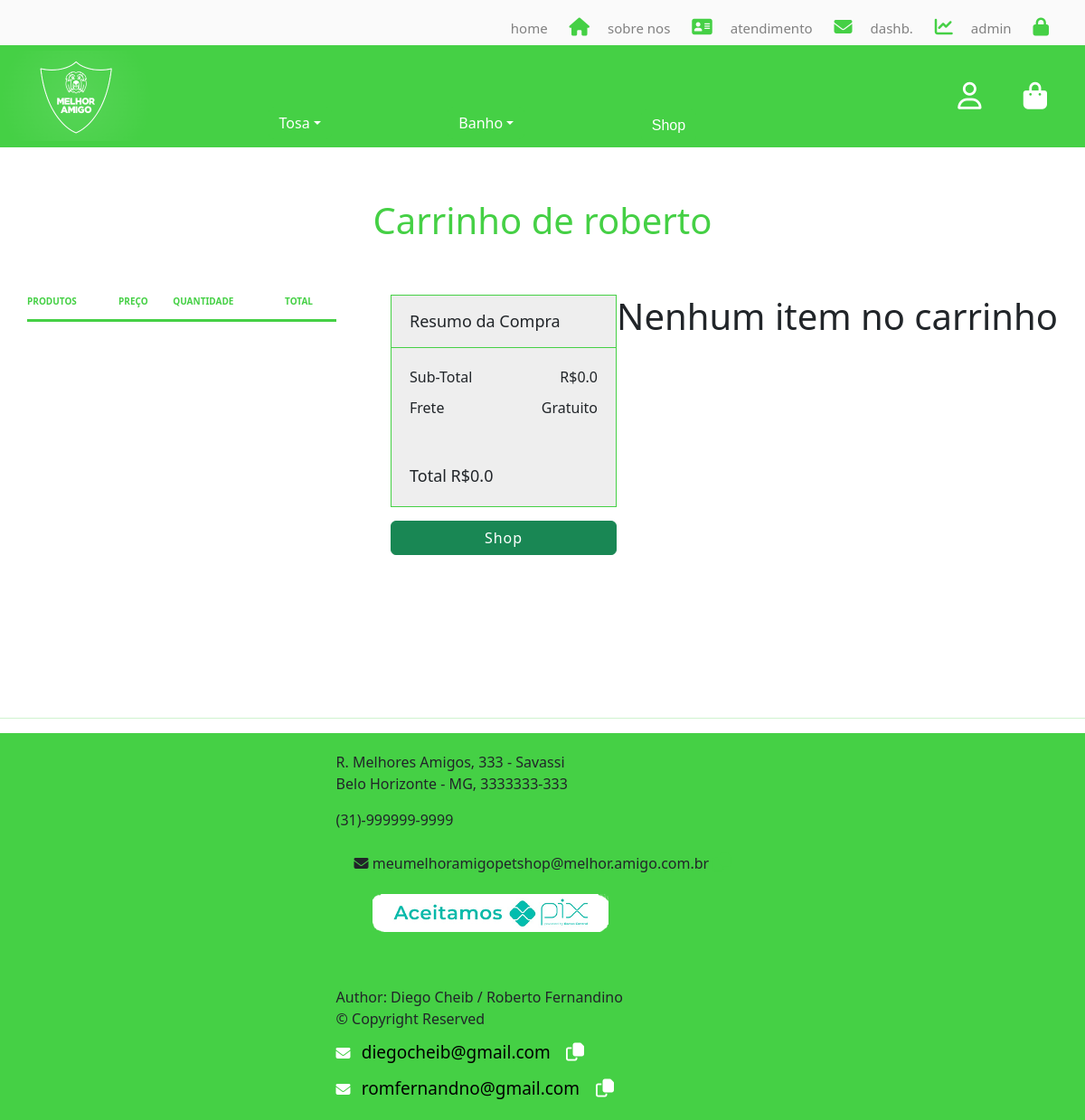
/usuarios/cart (signed in), run on an earlier commit of the app's database.
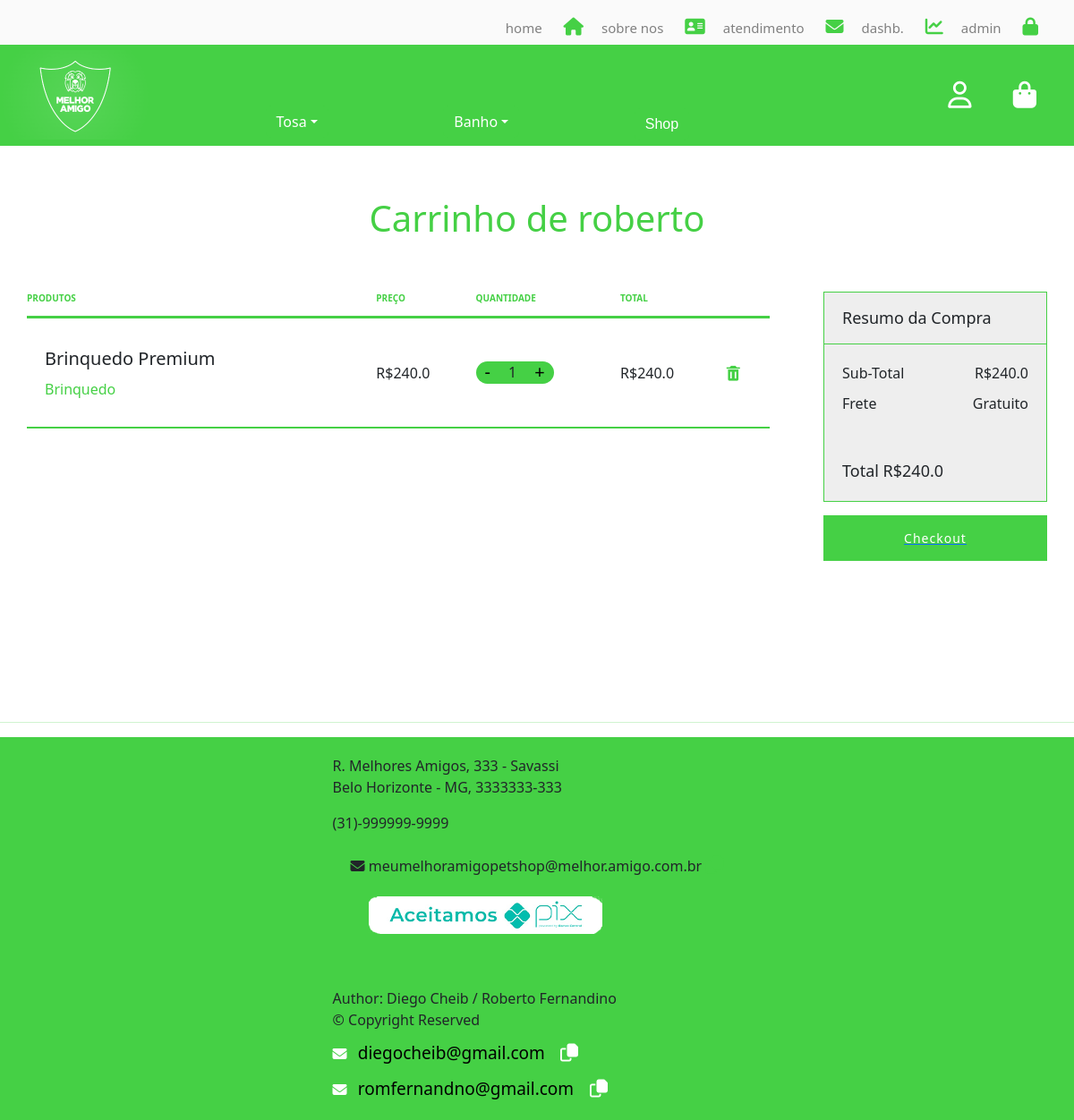
And on a later commit of the database.
### usuarios/models.py (models this page shows, shortened)
class UserCart(models.Model):
    user = models.ForeignKey(Account, on_delete=models.CASCADE)
    class Meta:
        verbose_name_plural = "Carrinho Usuario"
    def calculate_total_price(self) -> float:
        total = 0
        for item in self.items.all():
            total += item.produto.preco * item.quantidade
        return total
    def calculate_total_price_real(self) -> float:
        total = (int(self.calculate_total_price()) / 100 )
        return total

class UserCartItems(models.Model):
    cart = models.ForeignKey(
        UserCart,
        on_delete=models.CASCADE,
        related_name="items")
    produto = models.ForeignKey(Produto, on_delete=models.CASCADE)
    quantidade = models.IntegerField(default=1)
    def total_price_items(self) -> float:
        return self.produto.preco * self.quantidade / 100
    class Meta:
        verbose_name_plural = 'Items Carrinho'

### loja/models.py (models this page shows, shortened)
class Produto(models.Model):
    nome = models.CharField(max_length=50, default="Produto", unique=True)
    preco = models.IntegerField(default=0)  # cents
    category = models.ForeignKey(Category, on_delete=models.CASCADE, null=True)
    descricao = models.TextField()
    img = models.ImageField(upload_to=product_image_path)
    estoque = models.IntegerField(default=0, null=False, blank=False)
    def preco_em_real(self):
        return f"{(self.preco) / 100 }"

class Category(models.Model):
    nome = models.CharField(max_length=60, default=None, blank=False, null=False)
    def __str__(self) -> str:
        return f"{self.nome}"
    class Meta:
        verbose_name_plural = "Categorias Produtos"

### usuarios/views.py (the view)
# urls.py: path('cart', cart_view, name='carrinho'),
@login_required
def cart_view(request):
    try:
        cart, created = UserCart.objects.get_or_create(user=request.user)
        cart_items = UserCartItems.objects.filter(cart=cart)
        items = cart_items.all()
        context = {'items': items, 'cart': cart}
    except UserCart.DoesNotExist:
        items = []
        context = {'items': items, 'cart': cart}
    return render(request, 'usuarios/cart.html', context)

### usuarios/models.py (called while the page is built)
    def __str__(self):
        return f"{self.username}"

### usuarios/templates/usuarios/cart.html (shortened to what this page needs)
{% extends 'index/base.html' %}
{% block content %}
{% load static %}
{% load my_filters %}
<link rel="stylesheet" href="{% static 'usuarios/style.css' %}">
<link href='https://unpkg.com/boxicons@2.1.4/css/boxicons.min.css' rel='stylesheet'>
<div class="cart-container">
    <div class="cart-user-container">
        <h1 class="username">Carrinho de {{ request.user }}</h1>
        {% if items %}
        <div class="items">
            <section>
                <table>
                    <thead>
                        <tr>
                            <th>Produtos</th>
                            <th>Preço</th>
                            <th>Quantidade</th>
                            <th>Total</th>
                        </tr>
                        {% for item in items %}
                            {% if item.quantidade > 0 %}
                            </thead>
                                <tbody>
                                <tr>
                                    <td>
                                        <div class="product">
                                            <div class="info">
                                                <div class="nomeproduto">{{ item.produto.nome }}</div>
                                                <div class="categoria">{{ item.produto.category }}</div>
                                            </div>
                                        </div>
                                    </td>
                        <td>R${{ item.produto.preco_em_real }} </td>
                        <td>
                            <div class="qntd">
                                <form  method="post" action="{% url 'loja:remove-cart' item.produto.id %}">
                                    <button id="decreaseButton" type="submit">-</button>
                                </form>
                                <span>{{ item.quantidade }}</span>
                                <form method="post" action="{% url 'loja:add-cart' item.produto.id %}">
                                    <button id="increaseButton" type="submit">+</button>
                                </form>
                            </div>
                        </td>
                        <td>R${{ item.total_price_items }}</td>
                        <td class="removeitem">
                            <form method="post" action="{% url 'loja:remove-all-cart' item.produto.id %}">
                                <button class="deleteitem" type="submit"><i class='bx bxs-trash'></i></button>
                            </form>
                        </td>
                    </tr>
                    {% endif %}
                    {% endfor %}
                    </tbody>
                </table>
            </section>
            <aside>
                <div class="box">
                    <header>Resumo da Compra</header>
                    <div class="info">
                        <div><span>Sub-Total</span>R${{ cart.calculate_total_price_real }}</div>
                        <div><span>Frete</span>Gratuito</div>
                    </div>
                    <footer>
                        <span>Total</span>
                        <span>R${{ cart.calculate_total_price_real }}</span>
                    </footer>
                </div>{% if cart.calculate_total_price_real != 0 %}
                <a href="">
                    <button type="submit">Checkout</button>
                </a>
                    {% else %}
            <a href="{% url 'loja:loja' %}">
            <button class="btn btn-success"> Shop
            </button>
        </a>
        {% endif %}
    </aside>
                    {% if cart.calculate_total_price_real == 0 %}
                    <div class="items">
                        <h1>Nenhum item no carrinho</h1>
                    </div>
                    {% endif %}
        </div>
                    {% else %}
                    <div class="items">
                    <h1>Nenhum item no carrinho</h1>
                    </div>
                    {% endif %}
    </div>
</div>
{% endblock %}

What changed in the data, as far as the page shows it:
added UserCartItems: produto.nome "Brinquedo Premium", produto.category "Brinquedo", produto.preco_em_real "240.0", quantidade "1", total_price_items "240.0"
computed for UserCart: calculate_total_price_real "0.0" → "240.0"
Also different on the page:
text no longer shown: "Shop Nenhum item no carrinho"
text now shown: "Checkout"
